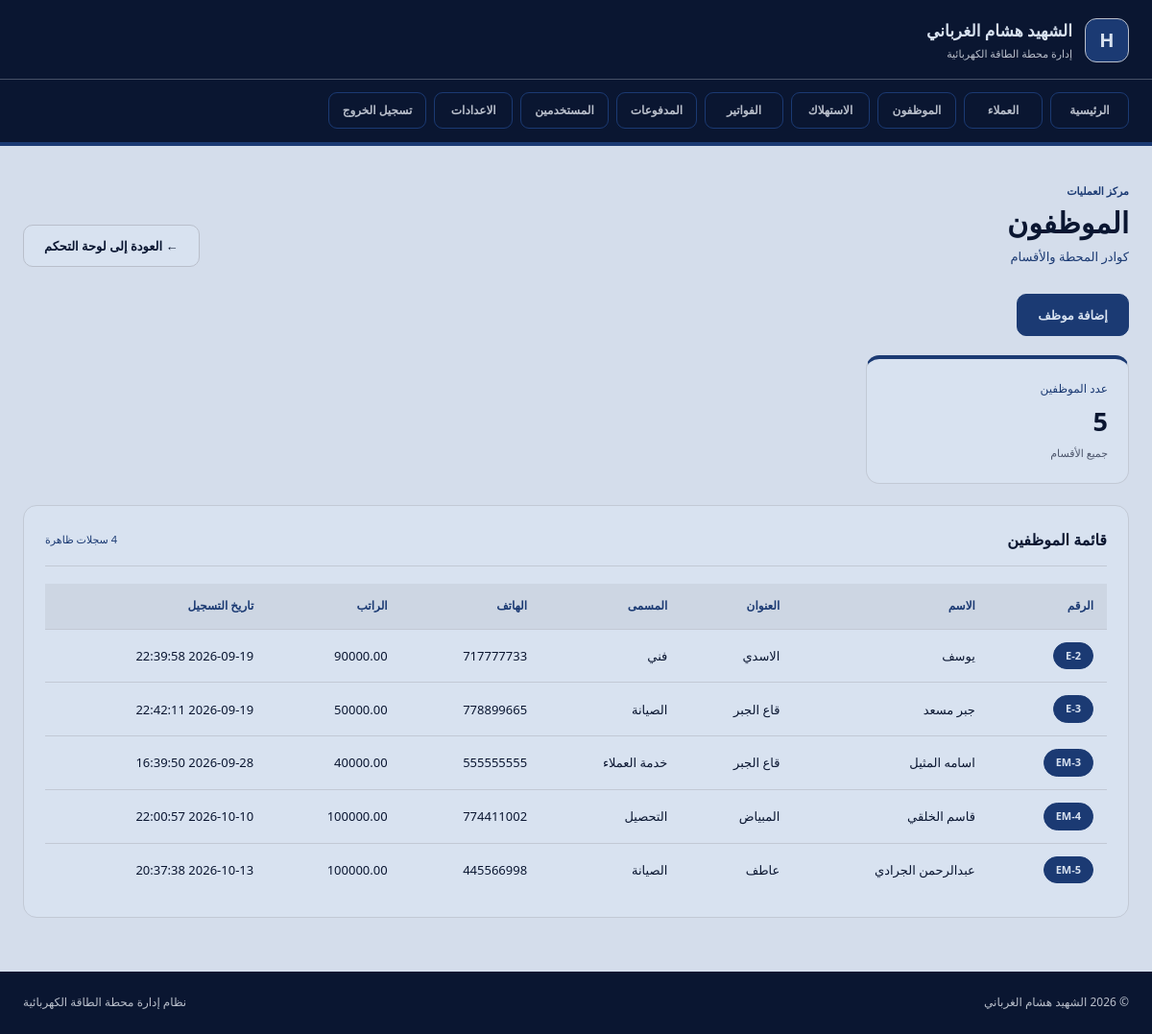
Page /employees.php on the committed database.
### tables this page shows
CREATE TABLE `employees` (
  `employee_id` int(11) NOT NULL,
  `account_emp` varchar(20) NOT NULL,
  `name` varchar(100) NOT NULL,
  `address` varchar(255) DEFAULT NULL,
  `job_type` varchar(20) NOT NULL,
  `phone` int(20) NOT NULL,
  `salary` decimal(10,2) NOT NULL,
  `created_at` datetime DEFAULT current_timestamp()
);

### classes/clsDateBase.php (called while the page is built, shortened)
<?php
class Database
{
  private $conn="mysql:host=localhost;dbname=power_manager";
  private $user="root";
   private $pass="";
   private $pdo;
   public function __construct()
   {
      $this->pdo=new PDO($this->conn,$this->user,$this->pass);
   }
     public function SelectRowCount($Value):int
   {
          $ss="SELECT * FROM $Value";
          $q=$this->pdo->prepare($ss);
          $q->execute();
        return $q->rowcount();
   }
       public function GetTable($Value):array
   {
          $ss="SELECT * FROM $Value";
          $q=$this->pdo->prepare($ss);
          $q->execute();
        return $q->fetchall(PDO::FETCH_ASSOC);
   }
}

### employees.php (the view)
<?php
include_once "header.php";
include_once "classes/clsDateBase.php";
?>
<body>
    <main class="page">
        <div class="wrap">
            <div class="page-header">
                <div>
                    <span class="eyebrow">مركز العمليات</span>
                    <h1>الموظفون</h1>
                    <p>كوادر المحطة والأقسام</p>
                </div>
                <a class="btn btn-back" href="dashboard.php">
                    ← العودة إلى لوحة التحكم
                </a>
            </div>
            <div class="tools">
                <a class="btn" href="add-employee.php">
                    إضافة موظف
                </a>
            </div>
            <div class="grid g4">
                <article class="stat">
                    <span>عدد الموظفين</span>
                    <b> <?php
                       $db=new Database();
              echo $db->SelectRowCount('employees');
                        ?></b>
                    <small>جميع الأقسام</small>
                </article>
            </div>
            <section class="card mt">
                <div class="card-title">
                    <h2>قائمة الموظفين</h2>
                    <span>4 سجلات ظاهرة</span>
                </div>
                <div class="table-wrap">
                    <table>
                        <thead>
                            <tr>
                                <th>الرقم</th>
                                <th>الاسم</th>
                                <th>العنوان</th>
                                <th>المسمى</th>
                                <th>الهاتف</th>
                                <th>الراتب</th>
                                <th>تاريخ التسجيل</th>
                            </tr>
                        </thead>
                        <tbody>
                                                       <?php
                        $db=new Database();
                      $custmr=$db->GetTable("employees");
                       foreach($custmr as $row)
                        {
                            echo "<tr>";
                            echo "<td><span class='badge badge-on'> ".$row["account_emp"]." </span></td>";
                           echo "<td>".$row["name"]."</td>";
                           echo"<td>".$row["address"]."</td>";
                          echo "<td>".$row["job_type"]."</td>";
                         echo "<td>".$row["phone"]."</td>";
                         echo "<td>".$row["salary"]."</td>";
                         echo "<td>".$row["created_at"]."</td>";
                            echo "</tr>";
                            }
                        ?>
                        </tbody>
                    </table>
                </div>
            </section>
        </div>
    </main>
<?php
include_once "footer.php";
?>
</body>
</html>

### style.css (style rules this page uses)
:root { --light:#D8E2F0; --blue:#1B3A73; --navy:#0A1631; --gray:#B9BFCB; --surface:color-mix(in srgb,var(--light) 86%,var(--gray)); --line:color-mix(in srgb,var(--gray) 72%,var(--light)); --radius:14px; --pad:22px; --font:"IBM Plex Sans Arabic","Segoe UI",system-ui,sans-serif; }
* { margin:0;padding:0;box-sizing:border-box }
html { scroll-behavior:smooth }
body { min-height:100vh;font-family:var(--font);background:var(--surface); color:var(--navy);line-height:1.7;-webkit-font-smoothing:antialiased; }
a { text-decoration:none;color:inherit }
table { border-collapse:collapse;width:100% }
.wrap { width:min(100% - 48px,1240px);margin-inline:auto }
.page { padding:38px 0 56px }
.page-header { display:flex;align-items:flex-end;justify-content:space-between; gap:22px;flex-wrap:wrap;margin-bottom:28px; }
.eyebrow,.aside-kicker { display:block;color:var(--blue);font-size:11px;font-weight:700;margin-bottom:3px }
.page-header h1 { font-size:30px;font-weight:700;letter-spacing:0;line-height:1.35 }
.page-header p { color:var(--blue);font-size:13px;margin-top:4px }
.btn { display:inline-flex;align-items:center;justify-content:center;min-height:44px;padding:10px 21px; border-radius:10px;font-size:13px;font-weight:700;border:1px solid var(--blue); background:var(--blue);color:var(--light);cursor:pointer;transition:background-color .2s ease,color .2s ease; }
.btn-back { background:var(--light);border-color:var(--gray);color:var(--navy) }
.card,.stat { background:var(--light);border:1px solid var(--line);border-radius:var(--radius); }
.card { padding:var(--pad) }
.card-title { display:flex;align-items:center;justify-content:space-between;gap:16px;margin-bottom:18px;padding-bottom:13px;border-bottom:1px solid var(--line) }
.card-title h2,.card-title { font-size:16px;font-weight:700 }
.card-title span { color:var(--blue);font-size:11px;font-weight:500 }
.grid { display:grid;gap:18px }
.g4 { grid-template-columns:repeat(4,minmax(0,1fr)) }
.mt { margin-top:22px }
.stat { position:relative;overflow:hidden;min-height:132px;padding:21px;border-top:4px solid var(--blue) }
.stat span { display:block;font-size:12px;color:var(--blue) }
.stat b { display:block;font-size:27px;font-weight:700;margin-top:6px;line-height:1.25 }
.stat small { display:block;color:color-mix(in srgb,var(--navy) 62%,var(--gray));font-size:11px;margin-top:8px }
.table-wrap { overflow-x:auto }
th,td { text-align:right;padding:13px 14px;font-size:13px;border-bottom:1px solid var(--line);white-space:nowrap }
th { background:color-mix(in srgb,var(--gray) 35%,var(--light));color:var(--blue);font-weight:700;font-size:12px }
tbody tr:last-child td { border-bottom:0 }
.badge { display:inline-block;padding:4px 12px;border-radius:999px;font-size:11px;font-weight:700;border:1px solid var(--gray);color:var(--blue) }
.badge-on { background:var(--blue);color:var(--light);border-color:var(--blue) }
.tools { display:flex;align-items:center;gap:10px;flex-wrap:wrap;margin-bottom:20px }

### rows in the picture
employees: account_emp "E-2", name "يوسف", address "الاسدي", job_type "فني", phone "717777733", salary "90000.00", created_at "2026-09-19 22:39:58"
employees: account_emp "E-3", name "جبر مسعد", address "قاع الجبر", job_type "الصيانة", phone "778899665", salary "50000.00", created_at "2026-09-19 22:42:11"
employees: account_emp "EM-3", name "اسامه المثيل", address "قاع الجبر", job_type "خدمة العملاء", phone "555555555", salary "40000.00", created_at "2026-09-28 16:39:50"
employees: account_emp "EM-4", name "قاسم الخلقي", address "المبياض", job_type "التحصيل", phone "774411002", salary "100000.00", created_at "2026-10-10 22:00:57"
employees: account_emp "EM-5", name "عبدالرحمن الجرادي", address "عاطف", job_type "الصيانة", phone "445566998", salary "100000.00", created_at "2026-10-13 20:37:38"

### other values in the picture
$db->SelectRowCount('employees') "5"
